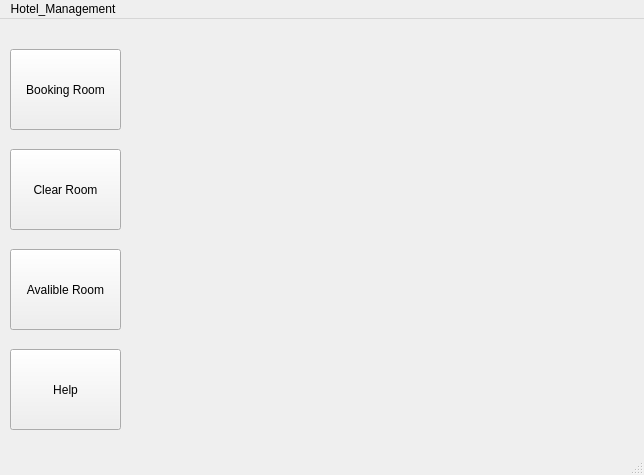
<?xml version="1.0" encoding="UTF-8"?>
<ui version="4.0">
 <class>MainWindow</class>
 <widget class="QMainWindow" name="MainWindow">
  <property name="geometry">
   <rect>
    <x>0</x>
    <y>0</y>
    <width>644</width>
    <height>475</height>
   </rect>
  </property>
  <property name="windowTitle">
   <string>MainWindow</string>
  </property>
  <widget class="QWidget" name="centralwidget">
   <widget class="QPushButton" name="pushButton_2">
    <property name="geometry">
     <rect>
      <x>10</x>
      <y>130</y>
      <width>111</width>
      <height>81</height>
     </rect>
    </property>
    <property name="text">
     <string>Clear Room</string>
    </property>
   </widget>
   <widget class="QPushButton" name="pushButton_3">
    <property name="geometry">
     <rect>
      <x>10</x>
      <y>230</y>
      <width>111</width>
      <height>81</height>
     </rect>
    </property>
    <property name="text">
     <string>Avalible Room</string>
    </property>
   </widget>
   <widget class="QPushButton" name="pushButton">
    <property name="geometry">
     <rect>
      <x>10</x>
      <y>30</y>
      <width>111</width>
      <height>81</height>
     </rect>
    </property>
    <property name="text">
     <string>Booking Room</string>
    </property>
   </widget>
   <widget class="QLabel" name="label_pic">
    <property name="geometry">
     <rect>
      <x>150</x>
      <y>10</y>
      <width>441</width>
      <height>401</height>
     </rect>
    </property>
    <property name="text">
     <string/>
    </property>
   </widget>
   <widget class="QPushButton" name="pushButton_5">
    <property name="geometry">
     <rect>
      <x>10</x>
      <y>330</y>
      <width>111</width>
      <height>81</height>
     </rect>
    </property>
    <property name="text">
     <string>Help</string>
    </property>
   </widget>
  </widget>
  <widget class="QMenuBar" name="menubar">
   <property name="geometry">
    <rect>
     <x>0</x>
     <y>0</y>
     <width>644</width>
     <height>22</height>
    </rect>
   </property>
   <widget class="QMenu" name="menudasfadf">
    <property name="title">
     <string>Hotel_Management</string>
    </property>
   </widget>
   <addaction name="menudasfadf"/>
  </widget>
  <widget class="QStatusBar" name="statusbar"/>
 </widget>
 <resources/>
 <connections/>
</ui>
